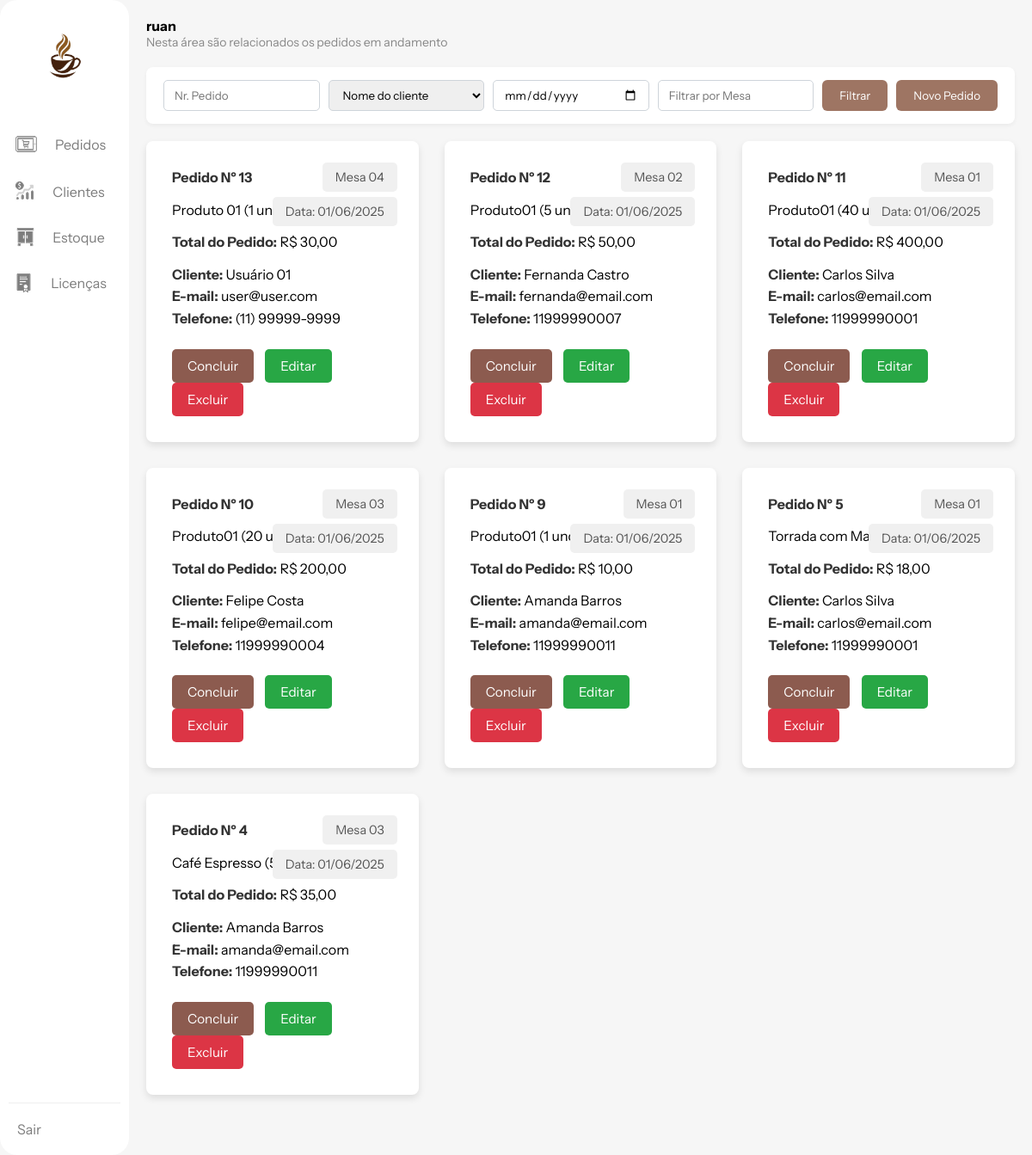
Before: /views/pedidos.php (signed in) with the older database file.
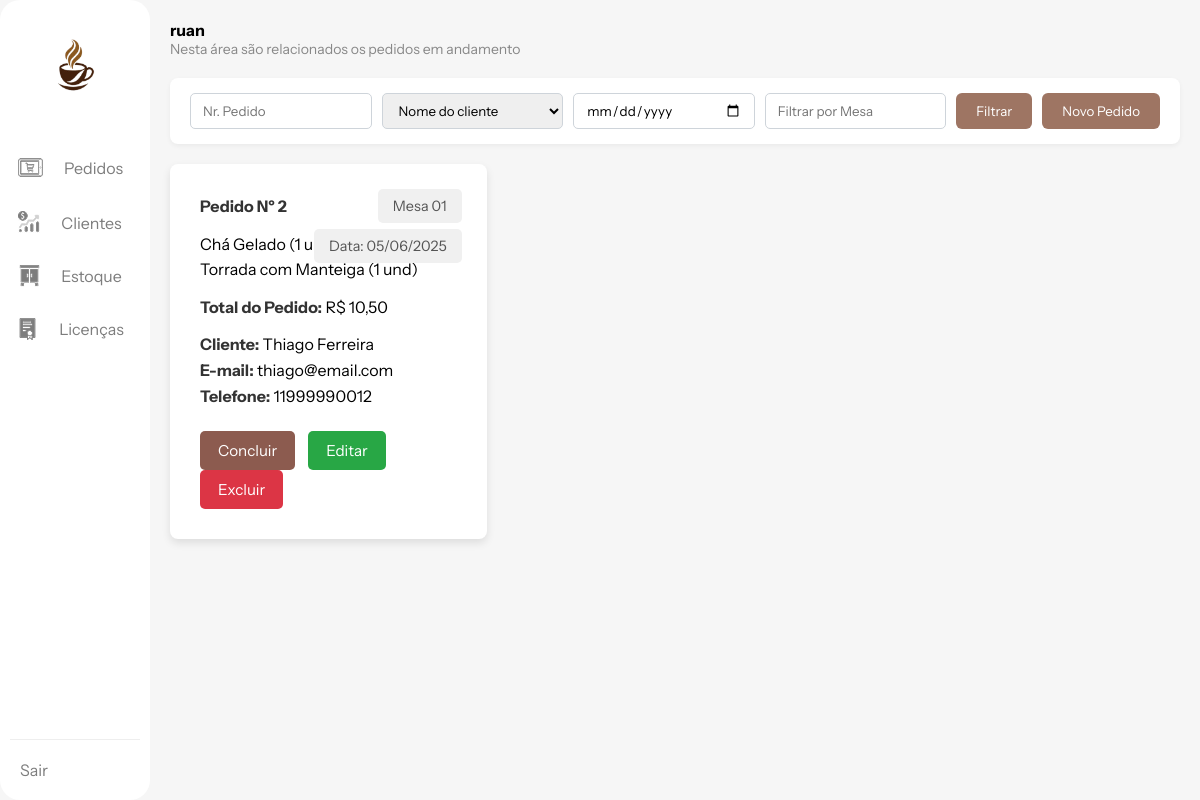
After: the same page with the newer database file.
### tables this page shows
CREATE TABLE IF NOT EXISTS `pedidos` (
  `pedido_id` int NOT NULL AUTO_INCREMENT,
  `cliente_id` int NOT NULL,
  `data_pedido` date NOT NULL,
  `valor` decimal(10,2) NOT NULL,
  `mesa` varchar(50) DEFAULT NULL,
  `status` enum('aberto','concluido') DEFAULT 'aberto',
  PRIMARY KEY (`pedido_id`)
);

CREATE TABLE IF NOT EXISTS `clientes` (
  `cliente_id` int NOT NULL AUTO_INCREMENT,
  `nome` varchar(100) NOT NULL,
  `email` varchar(100) DEFAULT NULL,
  `telefone` varchar(20) DEFAULT NULL,
  `cpf` varchar(14) DEFAULT NULL,
  PRIMARY KEY (`cliente_id`),
  UNIQUE KEY `cpf` (`cpf`)
);

### views/pedidos.php (the view, shortened to what the changed rows need)
<?php
include(__DIR__ . '/../config/conexao.php');
$pedidos = [];
$sql_select = "
    SELECT
        p.pedido_id,
        p.data_pedido,
        p.valor AS valor_total_pedido,
        p.mesa,
        p.status,
        c.nome AS cliente_nome,
        c.email AS cliente_email,
        c.telefone AS cliente_telefone,
        c.cliente_id,
        GROUP_CONCAT(CONCAT(ip.produto_nome, ' (', ip.quantidade, ' und)') SEPARATOR '<br>') AS itens_pedido_display,
        GROUP_CONCAT(ip.produto_id) AS produto_ids_raw,
        GROUP_CONCAT(ip.quantidade) AS quantidades_raw
    FROM
        pedidos p
    JOIN
        clientes c ON p.cliente_id = c.cliente_id
    LEFT JOIN
        item_pedido ip ON p.pedido_id = ip.pedido_id
    WHERE p.status = 'aberto'
";
$sql_select .= " GROUP BY p.pedido_id, p.data_pedido, p.valor, p.mesa, p.status, c.nome, c.email, c.telefone, c.cliente_id ORDER BY p.pedido_id DESC";
if ($stmt = $mysqli->prepare($sql_select)) {
    $stmt->execute();
    $result = $stmt->get_result();
    while ($row = $result->fetch_assoc()) {
        $pedidos[] = $row;
    }
} else {
    $_SESSION['mensagem_erro'] = (isset($_SESSION['mensagem_erro']) ? $_SESSION['mensagem_erro'] . " | " : "") . "Erro ao buscar pedidos (prepare): " . $mysqli->error;
}
?>
<!DOCTYPE html>
<html lang="pt-br">
<head>
    <link rel="stylesheet" href="../public/css/pedidos.css">
</head>
<body>
    <div class="main">
        <div class="cards">
            <?php if (empty($pedidos)): ?>
                <p style="text-align: center; margin-top: 20px; width: 100%;">Nenhum pedido encontrado. Crie um novo pedido!</p>
            <?php else: ?>
                <?php foreach ($pedidos as $pedido): ?>
                    <div class="card">
                        <p><strong>Pedido Nº <?php echo htmlspecialchars($pedido['pedido_id']); ?></strong></p>
                        <p>
                            <?php echo $pedido['itens_pedido_display'] ?? ''; ?>
                        </p>
                        <p><strong>Total do Pedido:</strong> R$ <?php echo number_format($pedido['valor_total_pedido'] ?? 0, 2, ',', '.'); ?></p>
                        <p><strong>Cliente:</strong> <?php echo htmlspecialchars($pedido['cliente_nome'] ?? ''); ?><br>
                            <strong>E-mail:</strong> <?php echo htmlspecialchars($pedido['cliente_email'] ?? ''); ?><br>
                            <strong>Telefone:</strong> <?php echo htmlspecialchars($pedido['cliente_telefone'] ?? ''); ?>
                        </p>
                        <div class="info-tag">Mesa <?php echo htmlspecialchars($pedido['mesa'] ?? ''); ?></div>
                        <div class="info-tag" style="top: 65px;">Data: <?php echo date('d/m/Y', strtotime($pedido['data_pedido'] ?? 'now')); ?></div>
                        <div style="margin-top: 10px;">
                            <form method="POST" action="pedidos.php" style="display:inline;" onsubmit="return confirm('Tem certeza que deseja concluir este pedido? Ele não aparecerá mais na lista.');">
                                <button type="submit" name="concluir_pedido" class="btn-finish">Concluir</button>
                            </form>
                            <button class="btn-edit"
                                onclick="openEditModal(
                                        <?php echo htmlspecialchars(json_encode($pedido['pedido_id'] ?? 0)); ?>,
                                        <?php echo htmlspecialchars(json_encode($pedido['cliente_id'] ?? 0)); ?>,
                                        <?php echo htmlspecialchars(json_encode($pedido['mesa'] ?? '')); ?>,
                                        <?php echo htmlspecialchars(json_encode(explode(',', $pedido['produto_ids_raw'] ?? ''))); ?>,
                                        <?php echo htmlspecialchars(json_encode(explode(',', $pedido['quantidades_raw'] ?? ''))); ?>
                                    )">
                                Editar
                            </button>
                            <form method="POST" action="pedidos.php" style="display:inline;" onsubmit="return confirm('Tem certeza que deseja excluir este pedido?');">
                                <button type="submit" name="excluir_pedido" class="btn-delete">Excluir</button>
                            </form>
                        </div>
                    </div>
                <?php endforeach; ?>
            <?php endif; ?>
        </div>
    </div>
</body>
</html>

Changed rows visible on the page:
removed pedidos: pedido_id "13", itens_pedido_display "Produto 01 (1 und)", valor "30,00", cliente.nome "Usuário 01", cliente.email "user@user.com", cliente.telefone "(11) 99999-9999", mesa "04", data_pedido "01/06/2025"
removed pedidos: pedido_id "12", itens_pedido_display "Produto01 (5 und)", valor "50,00", cliente.nome "Fernanda Castro", cliente.email "fernanda@email.com", cliente.telefone "11999990007", mesa "02", data_pedido "01/06/2025"
removed pedidos: pedido_id "11", itens_pedido_display "Produto01 (40 und)", valor "400,00", cliente.nome "Carlos Silva", cliente.email "carlos@email.com", cliente.telefone "11999990001", mesa "01", data_pedido "01/06/2025"
removed pedidos: pedido_id "10", itens_pedido_display "Produto01 (20 und)", valor "200,00", cliente.nome "Felipe Costa", cliente.email "felipe@email.com", cliente.telefone "11999990004", mesa "03", data_pedido "01/06/2025"
removed pedidos: pedido_id "9", itens_pedido_display "Produto01 (1 und)", valor "10,00", cliente.nome "Amanda Barros", cliente.email "amanda@email.com", cliente.telefone "11999990011", mesa "01", data_pedido "01/06/2025"
removed pedidos: pedido_id "5", itens_pedido_display "Torrada com Manteiga (4 und)", valor "18,00", cliente.nome "Carlos Silva", cliente.email "carlos@email.com", cliente.telefone "11999990001", mesa "01", data_pedido "01/06/2025"
removed pedidos: pedido_id "4", itens_pedido_display "Café Espresso (5 und)", valor "35,00", cliente.nome "Amanda Barros", cliente.email "amanda@email.com", cliente.telefone "11999990011", mesa "03", data_pedido "01/06/2025"
added pedidos: pedido_id "2", itens_pedido_display "Chá Gelado (1 und) Torrada com Manteiga (1 und)", valor "10,50", cliente.nome "Thiago Ferreira", cliente.email "thiago@email.com", cliente.telefone "11999990012", mesa "01", data_pedido "05/06/2025"
